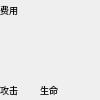
<?xml version="1.0" encoding="UTF-8"?>
<ui version="4.0">
 <class>card</class>
 <widget class="QWidget" name="card">
  <property name="geometry">
   <rect>
    <x>0</x>
    <y>0</y>
    <width>100</width>
    <height>100</height>
   </rect>
  </property>
  <property name="minimumSize">
   <size>
    <width>100</width>
    <height>100</height>
   </size>
  </property>
  <property name="maximumSize">
   <size>
    <width>100</width>
    <height>100</height>
   </size>
  </property>
  <property name="windowTitle">
   <string>Form</string>
  </property>
  <widget class="QLabel" name="lb_LIFE">
   <property name="geometry">
    <rect>
     <x>40</x>
     <y>80</y>
     <width>50</width>
     <height>20</height>
    </rect>
   </property>
   <property name="font">
    <font>
     <pointsize>7</pointsize>
    </font>
   </property>
   <property name="text">
    <string>生命</string>
   </property>
   <property name="textFormat">
    <enum>Qt::PlainText</enum>
   </property>
  </widget>
  <widget class="QLabel" name="lb_COST">
   <property name="geometry">
    <rect>
     <x>0</x>
     <y>0</y>
     <width>40</width>
     <height>20</height>
    </rect>
   </property>
   <property name="font">
    <font>
     <pointsize>7</pointsize>
    </font>
   </property>
   <property name="text">
    <string>费用</string>
   </property>
   <property name="textFormat">
    <enum>Qt::PlainText</enum>
   </property>
  </widget>
  <widget class="QLabel" name="lb_ACK">
   <property name="geometry">
    <rect>
     <x>0</x>
     <y>80</y>
     <width>50</width>
     <height>20</height>
    </rect>
   </property>
   <property name="font">
    <font>
     <pointsize>7</pointsize>
    </font>
   </property>
   <property name="text">
    <string>攻击</string>
   </property>
   <property name="textFormat">
    <enum>Qt::PlainText</enum>
   </property>
  </widget>
 </widget>
 <resources/>
 <connections/>
</ui>
